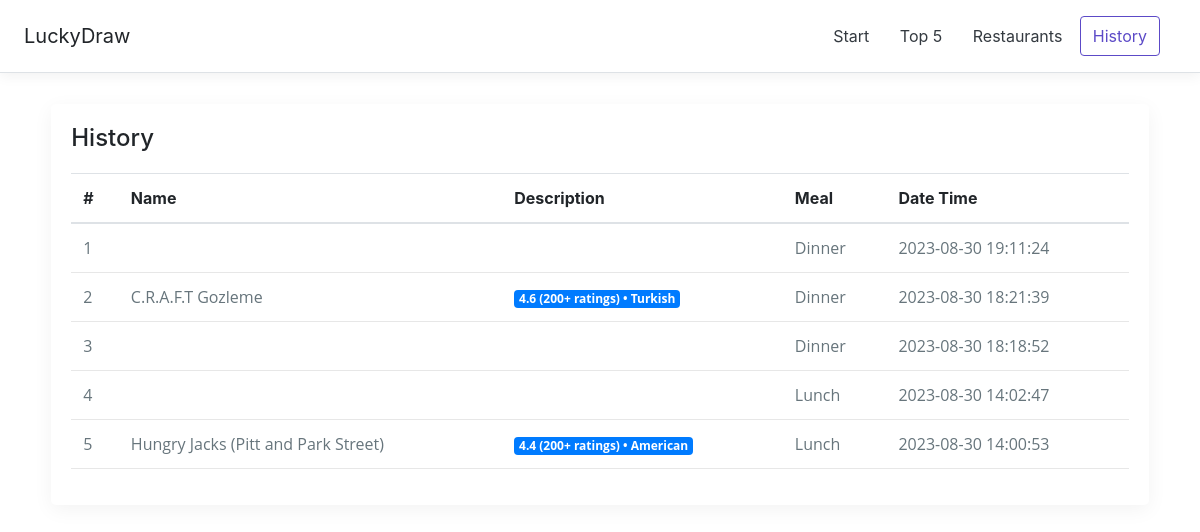
The app's page /history with its own data.
### models/histories.py (models this page shows, shortened)
class Histories(Base):
    __tablename__ = 'histories'
    id = Column(String(50), primary_key=True)
    created_time = Column(DateTime(), nullable=False)
    restaurant_id = Column(String(50), ForeignKey('restaurants.id'))

### models/restaurants.py (models this page shows, shortened)
class Restaurants(Base):
    __tablename__ = 'restaurants'
    id = Column(String(50), primary_key=True)
    name = Column(String(50), unique=True)
    description = Column(String(100), nullable=True)
    site_url = Column(String(200), nullable=True)
    draw = Column(Integer(), default=0)
    created_time = Column(DateTime(), nullable=False)
    modified_time = Column(DateTime(), nullable=False)
    histories = relationship(
        'Histories',
        backref='restaurants',
        cascade='all,delete'
    )

### app.py (the view)
@app.route('/history')
def history():
    histories = Histories.query.order_by(desc(Histories.created_time)).limit(20)
    return render_template('history.html', nav='history', histories=histories)

### app.py (called while the page is built)
@app.teardown_appcontext
def shutdown_session(exception=None):
    db_session.remove()

def mealformat(value):
    if value.hour in [4, 5, 6, 7, 8, 9]:
        return 'Breakfast'
    elif value.hour in [10, 11, 12, 13, 14, 15]:
        return 'Lunch'
    elif value.hour in [16, 17, 18, 19, 20, 21]:
        return 'Dinner'
    else:
        return 'Supper'

def datetimeformat(value):
    return value.strftime('%Y-%m-%d %H:%M:%S')

### templates/history.html (shortened to what this page needs)
{% extends 'base.html' %}
{%  block content %}
<div class="row justify-content-center">
    <div class="col-lg-11">
        <div class="card">
            <div class="card-title">
                <h4>History</h4>
            </div>
            <div class="card-body">
                <div class="table-responsive">
                    <table class="table">
                        <thead>
                        <tr>
                            <th>#</th>
                            <th>Name</th>
                            <th>Description</th>
                            <th>Meal</th>
                            <th>Date Time</th>
                        </tr>
                        </thead>
                        <tbody>
                        {% for history in histories %}
                            <tr>
                                <td scope="row">{{ loop.index }}</td>
                                <td>{{ history['restaurants']['name'] }}</td>
                                <td><span class="badge badge-primary">{{ history['restaurants']['description'] }}</span></td>
                                <td>{{ history['created_time']|meal }}</td>
                                <td>{{ history['created_time']|datetime }}</td>
                            </tr>
                        {% endfor %}
                        </tbody>
                    </table>
                </div>
            </div>
        </div>
    </div>
</div>
{% endblock %}

### templates/base.html (shortened to what this page needs)
<!DOCTYPE html>
<html lang="en">
<head>
    <link rel="stylesheet" href="https://maxcdn.bootstrapcdn.com/bootstrap/4.0.0/css/bootstrap.min.css"
>
    <link rel="stylesheet" href="{{ url_for('static', filename='style.css') }}">
</head>
<body>
<div class="d-flex flex-column flex-md-row align-items-center p-3 px-md-4 mb-3 bg-white border-bottom box-shadow">
    <h5 class="my-0 mr-md-auto font-weight-normal">LuckyDraw</h5>
    <nav class="my-2 my-md-0 mr-md-3">
        <a class="btn {% if nav == 'start' %} btn-outline-primary {% else %} btn-outline-fix text-dark {%  endif %}" href="/">Start</a>
        <a class="btn {% if nav == 'top' %} btn-outline-primary {% else %} btn-outline-fix  text-dark {%  endif %}" href="/top">Top 5</a>
        <a class="btn {% if nav == 'restaurant' %} btn-outline-primary {% else %} btn-outline-fix text-dark {%  endif %}" href="/restaurants">Restaurants</a>
        <a class="btn {% if nav == 'history' %} btn-outline-primary {% else %} btn-outline-fix text-dark {%  endif %}" href="/history">History</a>
    </nav>
</div>
{% block content %}
{% endblock %}
</body>
</html>

### static/style.css (style rules this page uses)
.box-shadow { box-shadow: 0 0.25rem 0.75rem rgba(0, 0, 0, .05); }
.card { background: #ffffff none repeat scroll 0 0; margin: 15px 0; padding: 20px; border: 0 solid #e7e7e7; border-radius: 5px; box-shadow: 0 5px 20px rgba(0, 0, 0, 0.05); }
.card-title { font-weight: 500; font-size: 18px; line-height: 22px; }
.card-body { padding: 0; }
.btn-outline-primary { color: #5c4ac7; border-color: #5c4ac7; }
.btn-outline-fix { display: inline-block; font-weight: 400; text-align: center; white-space: nowrap; vertical-align: middle; -webkit-user-select: none; -moz-user-select: none; -ms-user-select: none; user-select: none; border: 1px solid transparent; padding: .375rem .75rem !important; font-size: 1rem; line-height: 1.5; border-radius: .25rem; }
.btn { padding: 7px 12px; cursor: pointer; }
.table > tbody > tr > td { font-family: 'Open Sans', sans-serif; color: #67757c; border-bottom: 1px solid #e7e7e7; font-weight: 400!important; }

### records on screen
Histories: created_time|meal "Dinner", created_time "2023-08-30 19:11:24"
Histories: restaurants.name "C.R.A.F.T Gozleme", restaurants.description "4.6 (200+ ratings) • Turkish", created_time|meal "Dinner", created_time "2023-08-30 18:21:39"
Histories: created_time|meal "Dinner", created_time "2023-08-30 18:18:52"
Histories: created_time|meal "Lunch", created_time "2023-08-30 14:02:47"
Histories: restaurants.name "Hungry Jacks (Pitt and Park Street)", restaurants.description "4.4 (200+ ratings) • American", created_time|meal "Lunch", created_time "2023-08-30 14:00:53"
